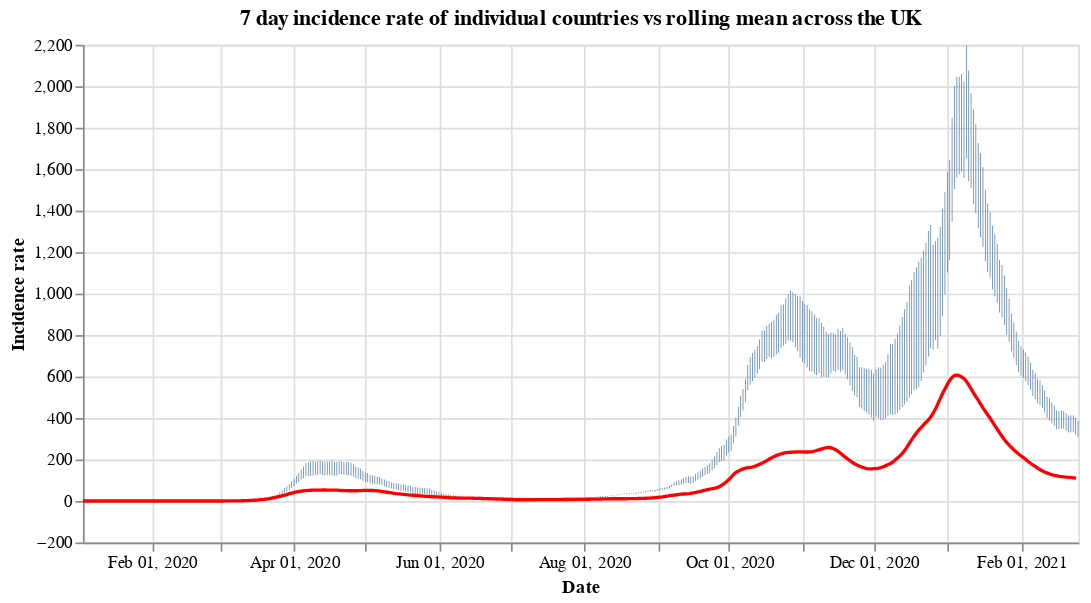

Source (notebook cell):
### Code cell
#collapse
countries = uk_cases['areaName'].unique()
countries.sort()

selection = alt.selection_single(
    name='Select',
    fields=['areaName'],
    init={'areaName': 'Wales'},
    bind={'areaName': alt.binding_select(options=countries)}
)

# scatter plot, modify opacity based on selection
bars = alt.Chart(uk_cases).mark_bar().add_selection(
    selection
).encode(
    x=alt.X("yearmonthdate(date):T", axis=alt.Axis(title='Date')),
    y=alt.Y("weeklyCasesRate:Q", axis=alt.Axis(title='Incidence rate')),
    tooltip='weeklyCasesRate:Q',
    opacity=alt.condition(selection, alt.value(1), alt.value(0))
).properties(title=f'7 day incidence rate of individual countries vs rolling mean across the UK', width=600)

line = alt.Chart(overview_cases).mark_line(
    color='red',
    size=2,
).transform_window(
    rolling_mean='mean(weeklyCasesRate)',
    frame=[0, 7]
).encode(
    x='yearmonthdate(date):T',
    y='rolling_mean:Q'
)

alt.layer(bars, line)

### Figure 1 — Vega-Lite specification as saved in the notebook (floating-point values rounded to 4 significant figures; data arrays with more than 128 entries replaced by an {"elided": "..."} marker saying what was removed)
{"config": {"view": {"continuousWidth": 400, "continuousHeight": 300}}, "layer": [{"data": {"name": "data-3db5388ea52dea8037164fdbf3472c87"}, "mark": "bar", "encoding": {"opacity": {"condition": {"value": 1, "selection": "Select"}, "value": 0}, "tooltip": {"type": "quantitative", "field": "weeklyCasesRate"}, "x": {"type": "temporal", "axis": {"title": "Date"}, "field": "date", "timeUnit": "yearmonthdate"}, "y": {"type": "quantitative", "axis": {"title": "Incidence rate"}, "field": "weeklyCasesRate"}}, "selection": {"Select": {"type": "single", "fields": ["areaName"], "init": {"areaName": "Wales"}, "bind": {"areaName": {"input": "select", "options": ["England", "Northern Ireland", "Scotland", "Wales"]}}}}, "title": "7 day incidence rate of individual countries vs rolling mean across the UK", "width": 600}, {"data": {"name": "data-3f89bdddd32447eabb92440483eafc2a"}, "mark": {"type": "line", "color": "red", "size": 2}, "encoding": {"x": {"type": "temporal", "field": "date", "timeUnit": "yearmonthdate"}, "y": {"type": "quantitative", "field": "rolling_mean"}}, "transform": [{"window": [{"op": "mean", "field": "weeklyCasesRate", "as": "rolling_mean"}], "frame": [0, 7]}]}], "$schema": "https://vega.github.io/schema/vega-lite/v4.8.1.json", "datasets": {"data-3db5388ea52dea8037164fdbf3472c87": {"elided": "1676 records"}, "data-3f89bdddd32447eabb92440483eafc2a": {"elided": "419 records"}}}
